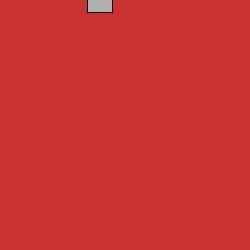
Frame 1 (no input)
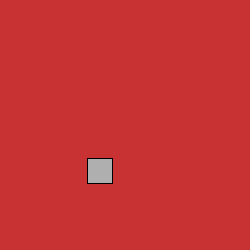
Frame 60 (the mouse pressed at the canvas centre just before this capture)
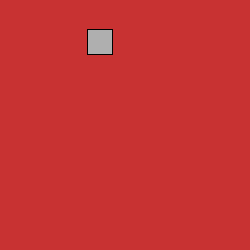
Frame 120 (the mouse held since frame 60 and released just before this capture)

The Processing sketch that drew these frames (run headless with seeded random() and noise(); from frame 60 on, the mouse is pressed at the canvas centre):

// Processing sketch: processing_19277
// ── processing_19277.pde

float x = 100;   // x location of square
float y = 0;     // y location of square

float speed = 0;   // speed of square

// A new variable, for gravity (i.e. acceleration).   
// We use a relatively small number (0.1) because this accelerations accumulates over time, increasing the speed.   
// Try changing this number to 2.0 and see what happens.
float gravity = 0.1;  

void setup() {
  size(250,250);

}

void draw() {
  background(200,50,50);

  // Display the square
  fill(175);
  stroke(0);
  rectMode(CENTER);
  rect(x,y,25,25);
  
  // Add speed to location.
  y = y + speed;
  
  // Add gravity to speed.
  speed = speed + gravity;
  
  // If square reaches the bottom
  // Reverse speed
  if (y > height) {
    // Multiplying by -0.95 instead of -1 slows the square down each time it bounces (by decreasing speed).  
    // This is known as a "dampening" effect and is a more realistic simulation of the real world (without it, a ball would bounce forever).
    speed = speed * -0.95;  
  }
}
